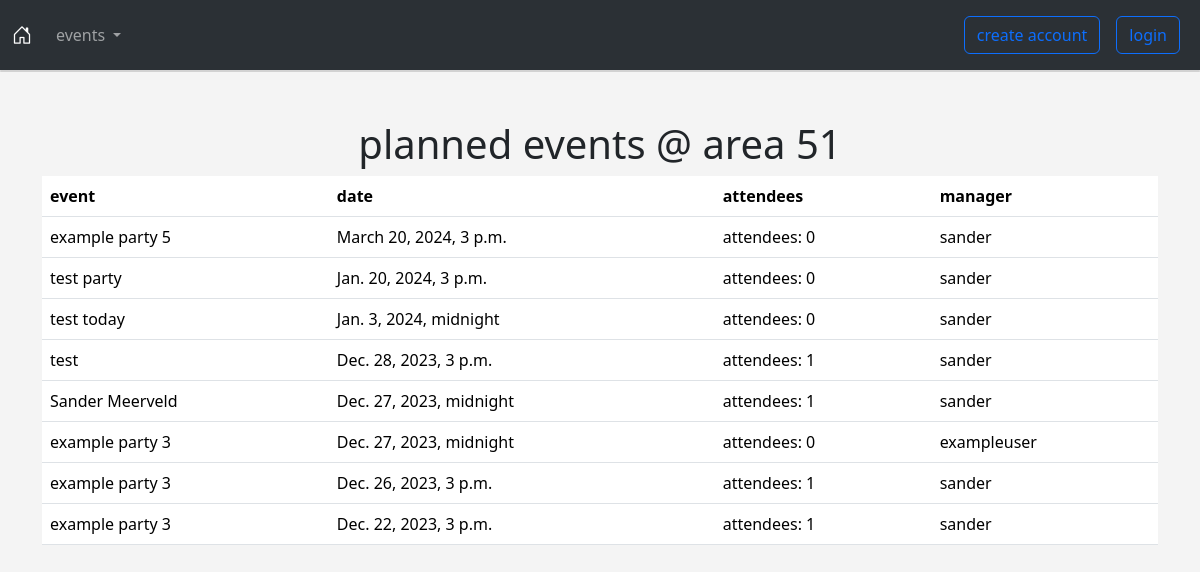
The page /events_by_location/11/admin-panel on the database its author committed.
### events/models.py (models this page shows, shortened)
class Location(models.Model):
    name = models.CharField("Location Name",max_length=255)
    address = models.CharField("Location Address",max_length=255)
    zip_code = models.CharField("Location Zip Code",max_length=20)
    phone_number = models.CharField("Location Phone Number",max_length=20)
    website = models.URLField("Location Website",max_length=255, blank=True)
    email = models.EmailField("Location Email", blank=True)
    owner = models.ForeignKey(User, blank=True, null=True, on_delete=models.SET_NULL)
    location_image = models.ImageField("location image", blank=True ,upload_to="images/")

class Event(models.Model):
    name = models.CharField("Event Name",max_length=255)
    event_date = models.DateTimeField("Event Date")
    location = models.ForeignKey(Location, blank=True, null=True, on_delete=models.CASCADE)
    manager = models.ForeignKey(User, blank=True, null=True, on_delete=models.SET_NULL)
    description = models.TextField(" Event Description", null=True, blank=True)
    attendees = models.ManyToManyField(User, blank=True, related_name="attendee")
    approved = models.BooleanField("approved", default=False)
    event_image = models.ImageField("event image", blank=True ,upload_to="images/")
    def __str__(self):
        return self.name

### events/views.py (the view)
# urls.py: path("events_by_location/<int:location_id>/<return_page>", views.events_by_location, name="events-by-location"),
def events_by_location(request, location_id, return_page ):
    location = Location.objects.get(id=location_id)
    events = location.event_set.all().order_by("-event_date")
    if events:
        return render(request,"events/events_by_location.html", {"location_id":location_id,  "location": location, "events":events}, )
    else:
        messages.success(request, ("location has no events"))
        return redirect(return_page)

### events/templates/events/events_by_location.html
<!DOCTYPE html>
{% extends "events/base.html" %} {%block content %}
<center>
  <h1>
    planned events @
    <a>{{location.name}}</a>
  </h1>
  <table class="table">
    <thead>
      <tr>
        <th scope="col">event</th>
        <th scope="col">date</th>
        <th scope="col">attendees</th>
        <th scope="col">manager</th>
      </tr>
    </thead>
    {% for event in events %}
    <tbody>
      <tr>
        <td>
          <a>{{event}}</a>
        </td>
        <td>{{event.event_date}}</td>
        <td>attendees: {{event.attendees.count}}</td>
        <td>{{event.manager}}</td>
      </tr>
    </tbody>
    {% endfor %}
  </table>
</center>
{% endblock content %}

### events/templates/events/base.html (shortened to what this page needs)
<!DOCTYPE html>
<html lang="en">
  <head>
    <link
      href="https://cdn.jsdelivr.net/npm/bootstrap@5.3.2/dist/css/bootstrap.min.css"
      rel="stylesheet"
    />
    <link
      rel="stylesheet"
      href="https://cdn.jsdelivr.net/npm/bootstrap-icons@1.11.2/font/bootstrap-icons.min.css"
    />
  </head>
  <body>
    {% include "events/navbar.html"%}
    <center>
      <div class="card">
      </div>
    </center>
    <br />
    <br />
    <div class="container">
       {% block content %} {% endblock %}
    </div>
  </body>
</html>

### events/templates/events/navbar.html (shortened to what this page needs)
<!DOCTYPE html>
<nav class="navbar navbar-expand-lg bg-body-tertiary" data-bs-theme="dark">
  <div class="container-fluid">
    <a class="navbar-brand" href="{% url 'home'%}">
      <i class="bi bi-house-door"></i>
    </a>
    <div class="collapse navbar-collapse" id="navbarSupportedContent">
      <ul class="navbar-nav me-auto mb-2 mb-lg-0">
        <li class="nav-item dropdown">
          <a
            class="nav-link dropdown-toggle"
            href="#"
            role="button"
            data-bs-toggle="dropdown"
            aria-expanded="false"
          >
            events
          </a>
        </li>
          </ul>
      <ul class="navbar-nav mb-2 mb-lg-0 d-flex">
        {% if user.is_authenticated %}
        <li class="nav-item">
          <a class="nav-link" href="{% url 'logout'%}">
            <button type="button" class="btn btn-outline-secondary">
              logout
            </button></a
          >
        </li>
        {% else %}
        <li class="nav-item">
          <a class="nav-link" href="{% url 'create_user'%}"
            ><button type="button" class="btn btn-outline-primary">
              create account
            </button></a
          >
        </li>
        <li class="nav-item">
          <a class="nav-link" href="{% url 'login'%}"
            ><button type="button" class="btn btn-outline-primary">
              login
            </button></a
          >
        </li>
        {% endif %}
      </ul>
    </div>
  </div>
</nav>

### events/templates/events/base.html (style rules this page uses)
body { background: #f4f4f4; }

### rows shown on the page
Location: name "area 51"
Event: name "example party 5", event_date "March 20, 2024, 3 p.m.", attendees.count "0", manager "sander"
Event: name "test party", event_date "Jan. 20, 2024, 3 p.m.", attendees.count "0", manager "sander"
Event: name "test today", event_date "Jan. 3, 2024, midnight", attendees.count "0", manager "sander"
Event: name "test", event_date "Dec. 28, 2023, 3 p.m.", attendees.count "1", manager "sander"
Event: name "Sander Meerveld", event_date "Dec. 27, 2023, midnight", attendees.count "1", manager "sander"
Event: name "example party 3", event_date "Dec. 27, 2023, midnight", attendees.count "0", manager "exampleuser"
Event: name "example party 3", event_date "Dec. 26, 2023, 3 p.m.", attendees.count "1", manager "sander"
Event: name "example party 3", event_date "Dec. 22, 2023, 3 p.m.", attendees.count "1", manager "sander"
